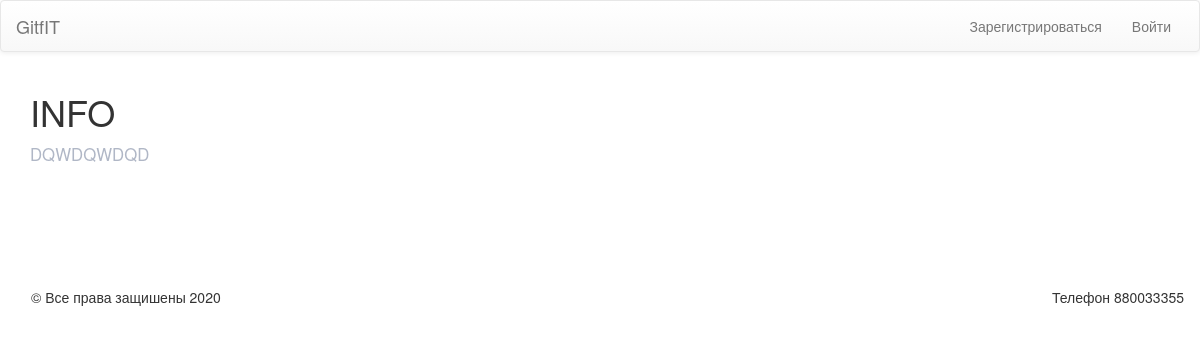
/, run on an earlier commit of the app's database.
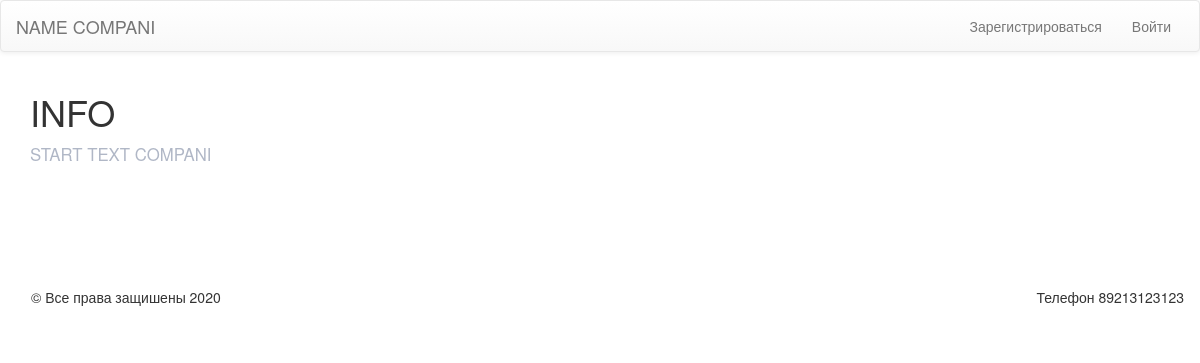
And on a later commit of the database.
### data/INFORM.py (models this page shows)
class Info(SqlAlchemyBase, SerializerMixin):
    __tablename__ = 'inform'
    id = sqlalchemy.Column(sqlalchemy.Integer,
                           primary_key=True, autoincrement=True)
    name = sqlalchemy.Column(sqlalchemy.String, nullable=False, default='name')
    start_text = sqlalchemy.Column(sqlalchemy.String, nullable=False, default='start_text')
    telefon = sqlalchemy.Column(sqlalchemy.String, nullable=False, default='89999999')
    compan_img = sqlalchemy.Column(sqlalchemy.String, nullable=False, default='https://sun9-16.userapi.com/c856028/v856028901/202200/Epy2s3_x81I.jpg')
    admin = sqlalchemy.Column(sqlalchemy.String, nullable=False, default='admin')
    modified_date = sqlalchemy.Column(sqlalchemy.DateTime, default=datetime.datetime.now)
    derektor = sqlalchemy.Column(sqlalchemy.String, nullable=False, default='derektor')

### main.py (the view)
@app.route('/')
def start():
    global inform
    categorid = pass_catal()[0]
    list_product = pass_catal()[1]
    id_treners = pass_treners()[0]
    id_li_client = pass_treners()[1]
    return render_template('start.html', title='start', inform=inform, categorid=categorid,
                           list_product=list_product, id_treners=id_treners, id_li_client=id_li_client)

### main.py (called while the page is built)
def pass_treners():
    list_clientele = []
    id_li_client = {}
    id_treners = {}
    for tran in session.query(Trainer):
        id_treners[str(tran.id)] = [tran.surname, tran.name, tran.age, tran.img_trainer, tran.email, tran.telefon]
        for cli in tran.clientele.split(', '):
            list_clientele.append(int(cli))
        id_li_client[str(tran.id)] = list_clientele
        list_clientele = []
    return [id_treners, id_li_client]

def pass_catal():
    id_product_list = []
    categorid = {}
    list_product = {}
    for cate in session.query(Categories):
        categorid[str(cate.id)] = [cate.name, cate.products]
        for prod in cate.products.split(', '):
            try:
                id_product_list.append(int(prod))
                list_product[str(cate.id)] = id_product_list
            except Exception as er:
                abort(404, message=f"fail prod list {er}")
        id_product_list = []
    return [categorid, list_product]

### templates/start.html
{% extends "base.html" %}
{% block content %}
    <h1>INFO</h1>
    <form action="" method="post">
        <div class="textsss">
        {{inform.start_text}}
        </div>
    </form>
{% endblock %}

### templates/base.html (shortened to what this page needs)
<!doctype html>
<html lang="en">
<head>
  <link rel="stylesheet" href="https://maxcdn.bootstrapcdn.com/bootstrap/3.3.7/css/bootstrap.min.css">
  <link rel="stylesheet" href="https://maxcdn.bootstrapcdn.com/bootstrap/3.3.7/css/bootstrap-theme.min.css">
    <link rel="stylesheet" type="text/css" href='/static/css/style.css' />
</head>
<body style="background-attachment:fixed" topmargin="0">
<nav class="navbar navbar-default" role="navigation">
    <div class="container-fluid">
      <div class="navbar-header">
        <a class="navbar-brand" href="/">{{inform.name}}</a>
      </div>
    {% if current_user.is_authenticated %}
        <div class="collapse navbar-collapse" id="bs-example-navbar-collapse-1">
            <div class="container">
  <ul class="nav nav-pills" role="tablist">
    <li><a href="#home" role="tab" data-toggle="pill">Catalog</a></li>
      <li><a href="/login">Войти в другой акаунт</a></li>
      <li><a class="nav navbar-brand" href="/profile/{{inform.id}}">{{ current_user.name }}</a></li>
      <li class="dropdown">
            <a href="#" class="dropdown-toggle" data-toggle="dropdown">Инфо тренеров <b class="caret"></b></a>
            <ul class="dropdown-menu">
                {% for item in id_treners %}
                <li><form class="collapse navbar-collapse">
                    <img width="50" height="50" src="{{id_treners[item][3]}}">№{{item}}
                    <h3>{{id_treners[item][0]}}</h3>
                    <h3>{{id_treners[item][1]}}</h3>
                    <footer>телефон: <br>{{id_treners[item][5]}}</footer>
                    <p>Возраст {{id_treners[item][2]}}</p>
                    <h5>{{id_treners[item][4]}}</h5>
                </form></li>
                <li class="divider"></li>
                {% endfor %}
            </ul></li>
  </ul>
  <div class="tab-content">
    <div role="tabpanel" class="tab-pane fade in" id="home">
        <nav class="navbar navbar-default" role="navigation">
        <ul class="nav nav-pills" role="tablist">
        {%for item in categorid%}
            <li><footer>№{{item}}</footer>
        <a  class="btn btn-info" href='/catalog/{{item}}'>{{categorid[item][0]}}</a></li>
        {% endfor %}
        </ul>
            </nav>
    </div>
</div>
{% else %}
      <div class="container">
        <ul class="nav navbar-nav navbar-right">
          <li><a href="/register">Зарегистрироваться</a></li>
          <li><a href="/login">Войти</a></li>
        </ul>
      </div>
            </div>
{% endif %}
</nav>
<main role="main" class="container">
    {% block content %}{% endblock %}
</main>
<br><br><br><br><br><br>
<nav class="navbar" role="navigation">
    <div class="container-fluid">
<div class="collapse navbar-collapse" >
    <ul class="nav navbar-nav">
        <li><footer>&copy; Все права защишены 2020</footer></li>
        </ul>
    <ul class="nav navbar-nav navbar-right">
        <li><footer>Телефон {{inform.telefon}}</footer></li>
        </ul>
</div>
      </div>
</nav>
</body>
</html>

What changed in the data, as far as the page shows it:
changed Info: name "GitfIT" → "NAME COMPANI"; start_text "DQWDQWDQD" → "START TEXT COMPANI"; telefon "880033355" → "89213123123"
